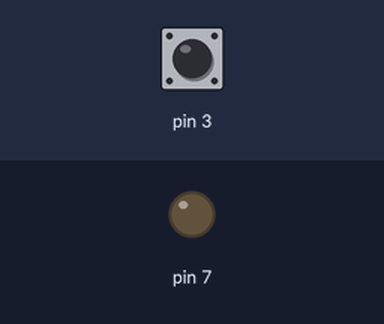
A sketch run on a simulated Arduino Uno, built with avr-gcc and run on an emulated ATmega328P. Parts: output pins drawn as LEDs (lit = HIGH). Dashed ring = blinking. The inputs (shaded band) are chosen by the test bench; at power-on: pin 3 LOW. What the sketch prints to the serial monitor is not drawn.

Above: at 1.2 s.
1.3 s: pin 3 driven HIGH
At 2.0 s:
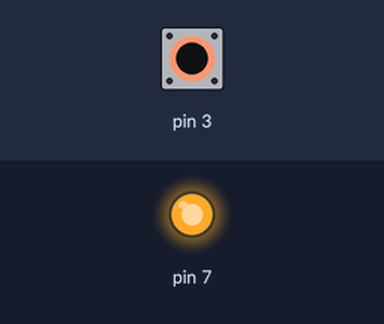
2.8 s: pin 3 driven LOW
At 3.2 s:
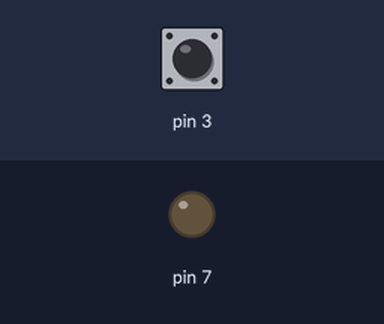
5.8 s: pin 3 pulsed HIGH 5 times (0.12 s each, 0.3 s apart)
At 5.86 s:
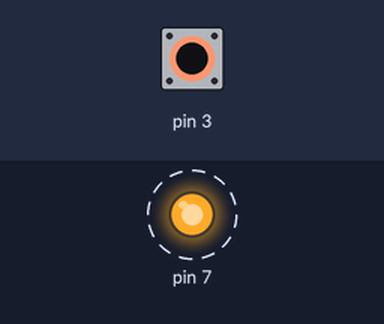
Timing chart, 0 to 8.8 s (numbered marks = the images above; inputs shaded):
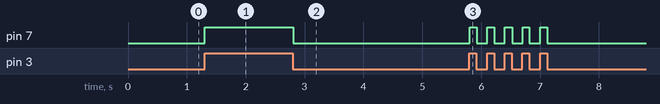

Measured:
- after the input at 1.3 s, pin 7: LOW → HIGH at once
- after the input at 2.8 s, pin 7: HIGH → LOW at once
- after the input at 5.8 s, pin 7: alternates HIGH for 0.12 s and LOW for 0.18 s, 10 changes in all, then stays LOW, starting at once

The sketch:

Switch_Program.ino
```cpp
int sw=0;
void setup() {
  pinMode(3,INPUT);
  pinMode(7,OUTPUT);
  Serial.begin(9600);
}

void loop() {
  sw=digitalRead(3);
  if(sw==1)
  {
    digitalWrite(7,HIGH);
    Serial.println("HIGH");
  }
  else
  {
    digitalWrite(7,LOW);
    Serial.println("LOW");
  }
}
```
